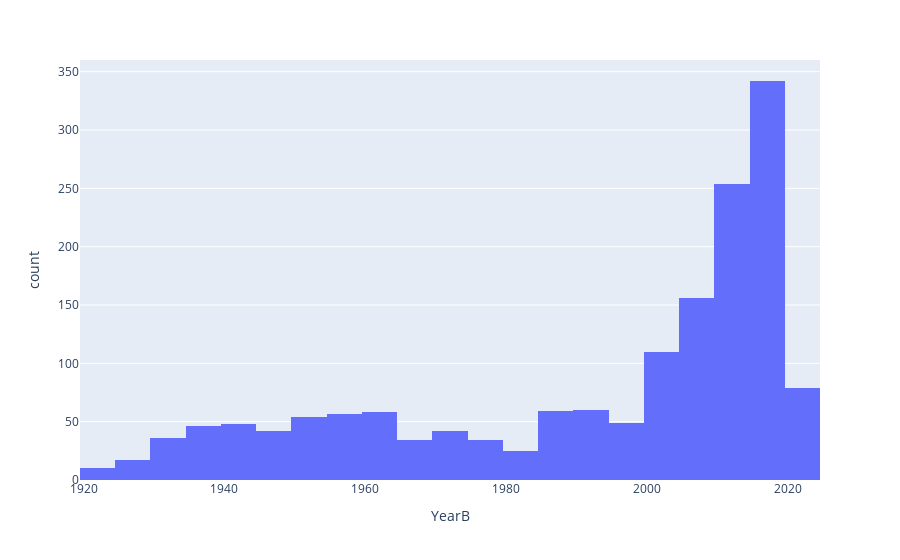

Here is the notebook cell this chart was saved with:
### Code cell
fig9 = px.histogram(rt_df, x="YearB")
fig9.show()

### Figure 1 — Plotly figure (JSON) as saved in the notebook; plotly's stock layout.template omitted (floating-point values rounded to 4 significant figures; data arrays with more than 128 entries replaced by an {"elided": "..."} marker saying what was removed)
{"data": [{"alignmentgroup": "True", "bingroup": "x", "hovertemplate": "YearB=%{x}<br>count=%{y}<extra></extra>", "legendgroup": "", "marker": {"color": "#636efa", "pattern": {"shape": ""}}, "name": "", "offsetgroup": "", "orientation": "v", "showlegend": false, "type": "histogram", "x": {"elided": "1612 int values"}, "xaxis": "x", "yaxis": "y"}], "layout": {"barmode": "relative", "legend": {"tracegroupgap": 0}, "margin": {"t": 60}, "xaxis": {"anchor": "y", "domain": [0, 1], "title": {"text": "YearB"}}, "yaxis": {"anchor": "x", "domain": [0, 1], "title": {"text": "count"}}}}
